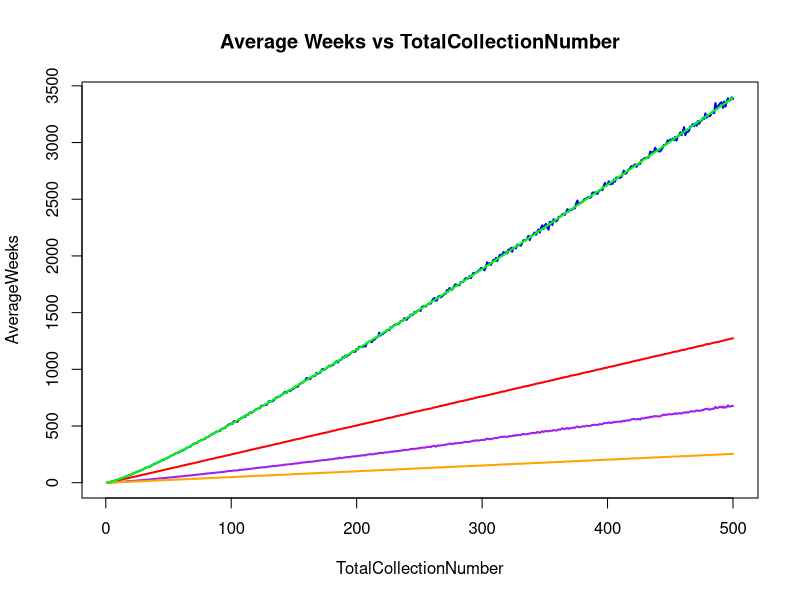

The R script that drew this image: (Note: this script raises an error after producing the figure.)
# Read CSV file
data <- read.csv("_SemainesEnFonctionDeNombreA_Collecte.csv")
data2 <- read.csv("_SemaineEnFonctionDeNombreA_Collecte_Avec_5.csv")
# Extract data for plotting
TotalCollectionNumber <- data$NbrTotalDeCollection
AverageWeeksWithoutExchange <- data$AverageWeeksWithoutExchange
AverageWeeksWithExchange <- data$AverageWeeksWithExchange
AverageWeeksWithoutExchange2 <- data2$AverageWeeksWithoutExchange
AverageWeeksWithExchange2 <- data2$AverageWeeksWithExchange

# Plotting
plot(TotalCollectionNumber, AverageWeeksWithoutExchange, type = 'l', lwd = 2, col = 'blue', xlab = 'TotalCollectionNumber', ylab = 'AverageWeeks', main = 'Average Weeks vs TotalCollectionNumber')
lines(TotalCollectionNumber, AverageWeeksWithExchange, col = 'red', lwd = 2)
lines(TotalCollectionNumber, AverageWeeksWithoutExchange2, col = 'purple', lwd = 2)
lines(TotalCollectionNumber, AverageWeeksWithExchange2, col = 'orange', lwd = 2)
# fifth curve - Theoretical Value
theoreticalValues <- sapply(TotalCollectionNumber, function(collectionNumber) {
  somme <- sum(1 / (1:collectionNumber))
  return(collectionNumber * somme)
})

lines(TotalCollectionNumber, theoreticalValues, col = 'green', lwd = 2)

#tracer y=0 et x=0
y_zero <- rep(0, length(TotalCollectionNumber))
lines(NbrTotalDeCollection, y_zero, col = 'black', lwd = 2)
x_zero <- rep(0, length(AverageWeeksWithoutExchange2))
lines(x_zero, AverageWeeksWithoutExchange, col = 'black', lwd = 2)

# Add legend
legend('topleft', legend = c('Without Exchange', 'With Exchange', 'Theoretical Value', '5 Without Exchange', '5 With Exchange'), col = c('blue', 'red', 'green', 'purple', 'orange'), lwd = 2)


# Display the plot

